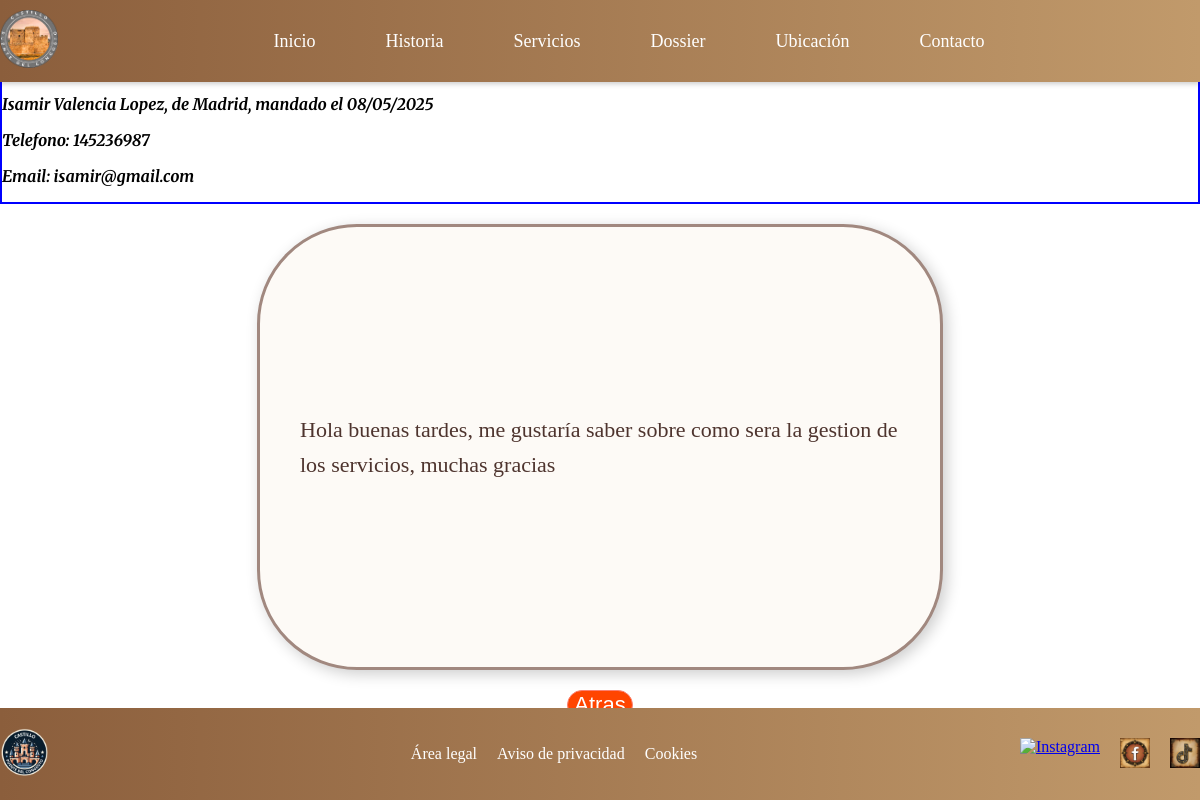
The app's page /1/ver_mensaje with its own data.
### appcastillocongosto/models.py (models this page shows, shortened)
class Contacto(models.Model):
    id = models.AutoField(primary_key=True)
    nombre = models.CharField("Nombre", max_length=25)
    apellidos = models.CharField("Apellidos", max_length=100, null=True, blank=True)
    email = models.CharField("Email", max_length=100, null=True, blank=True)
    telefono = models.CharField("Telefono", max_length=9, null=True, blank=True)
    lugar = models.CharField("Lugar", max_length=100, null=True, blank=True)
    fecha = models.DateTimeField("Fecha y Hora", default=timezone.now)
    mensaje = models.TextField("Mensaje")
    leido = models.BooleanField("Leido", default=False)
    contestado = models.BooleanField("Contestado", default=False)
    class Meta:
        verbose_name = "Contacto"
        verbose_name_plural = "Contactos"
        ordering = ['nombre']

### appcastillocongosto/views.py (the view)
# urls.py: re_path(r'^(?P<id>\d+)/ver_mensaje$', views.ver_mensaje, name='ver_mensaje'),
def ver_mensaje(request, id):
    contacto = Contacto.objects.get(id=id)
    if request.method == 'POST':
        contacto.leido = True
        contacto.save()
        return redirect('chat')
    context = {'contacto': contacto}
    return render (request, 'ver_mensaje.html', context=context)

### templates/ver_mensaje.html (shortened to what this page needs)
{% extends "base2.html" %}
{% load static %}
{% block head %}
<link rel="stylesheet" href="{% static 'css/mensaje.css' %}">
{% endblock %}
{% block content %}
<br><br><br><br>
<div class="contenido">
    <div class="datos-personales">
        <p>{{ contacto.nombre }} {{ contacto.apellidos }}, de {{ contacto.lugar }}, mandado el {{ contacto.fecha|date:"d/m/Y" }}</p>
        <p>Telefono: {{ contacto.telefono }}</p>
        <p>Email: {{ contacto.email }}</p>
    </div>
    <div class="mensaje">
        <p>{{ contacto.mensaje }}</p>
    </div>
    <div>
        <form method="post">
                <input type="submit" value="Atras" class="boton-atras">
        </form>
    </div>
</div>
{% endblock content %}

### static/css/mensaje.css (style rules this page uses)
body { height: 100vh; margin: 0; display: flex; flex-direction: column; align-items: center; }
.contenido { border: 4px solid red; width: 100%; height: 100vh; }
.datos-personales { border: 2px solid blue; font-family: 'Merriweather', serif; font-weight: bold; font-style: italic; }
.mensaje { display: flex; height: 50%; justify-content: center; justify-self: center; align-items: center; background: #fdfaf6; border: 3px solid #a1887f; border-radius: 100px; box-shadow: 4px 4px 15px rgba(0, 0, 0, 0.2); padding: 40px; margin: 20px; width: 50%; max-width: 50%; font-family: 'Dancing Scripts', cursive; font-size: 22px; line-height: 1.6; color: #4e342e; text-align: left; }
.boton-atras { display: flex; justify-self: center; border: 1px solid salmon; border-radius: 20px; background: orangered; color: white; font-size: 22px; cursor: pointer; transition: 0.5s; }

### templates/base2.html (style rules this page uses)
html { overflow-y: scroll; }
body { overflow: hidden; }

### records on screen
Contacto: nombre "Isamir", apellidos "Valencia Lopez", lugar "Madrid", fecha "08/05/2025", telefono "145236987", email "isamir@gmail.com", mensaje "Hola buenas tardes, me gustaría saber sobre como sera la gestion de los servicios, muchas gracias"
